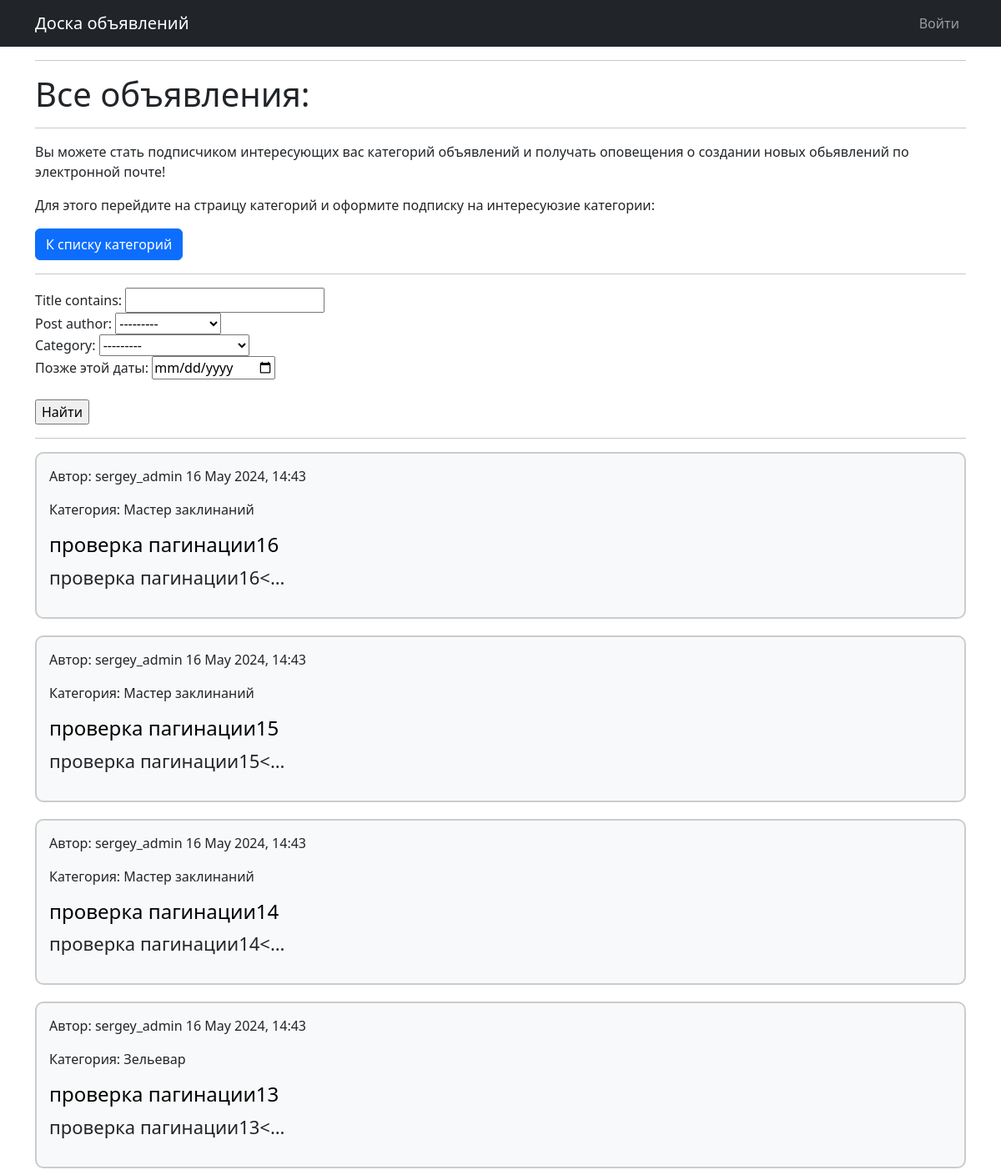
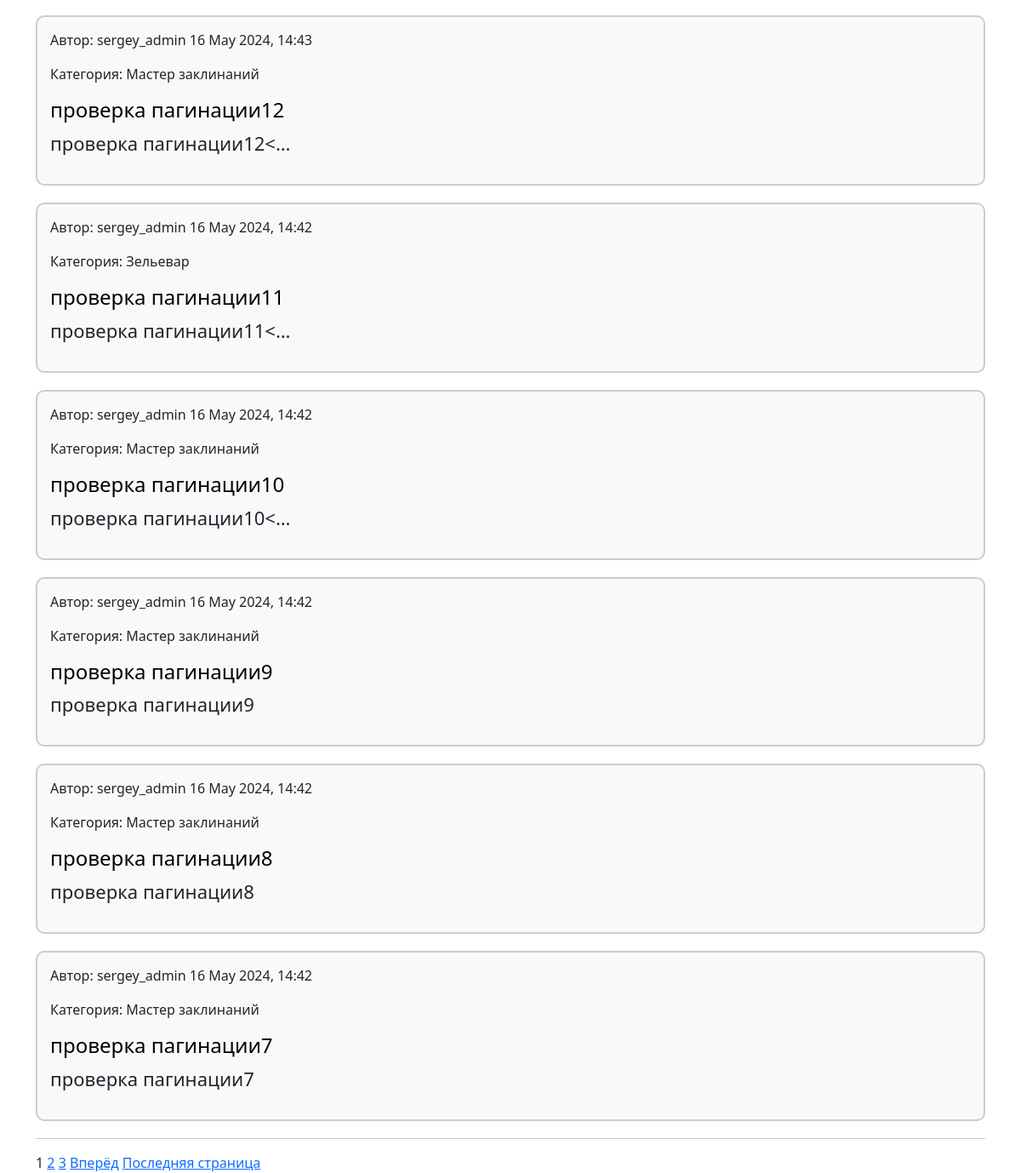
The app's page /posts/, older data (2 pictures, top to bottom).
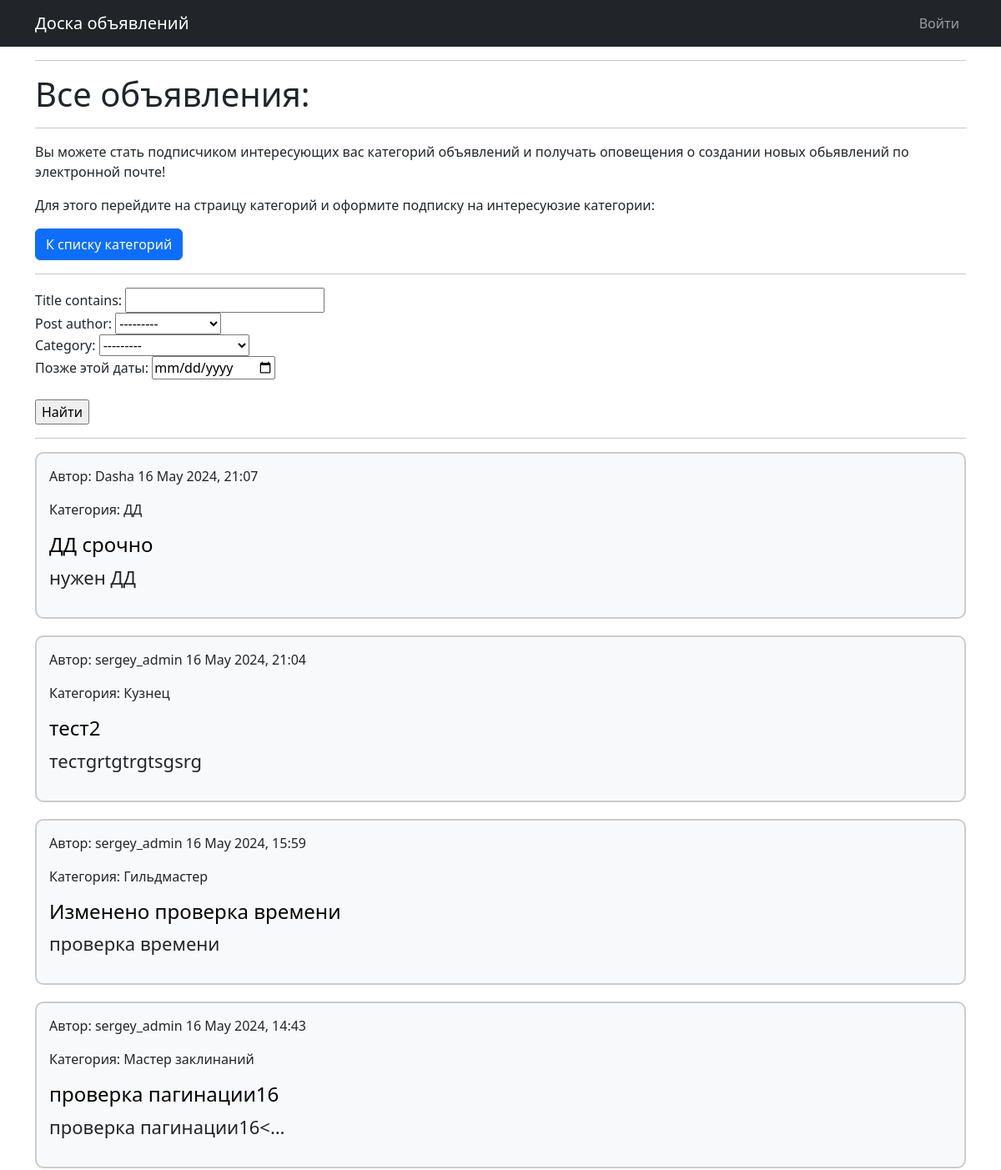
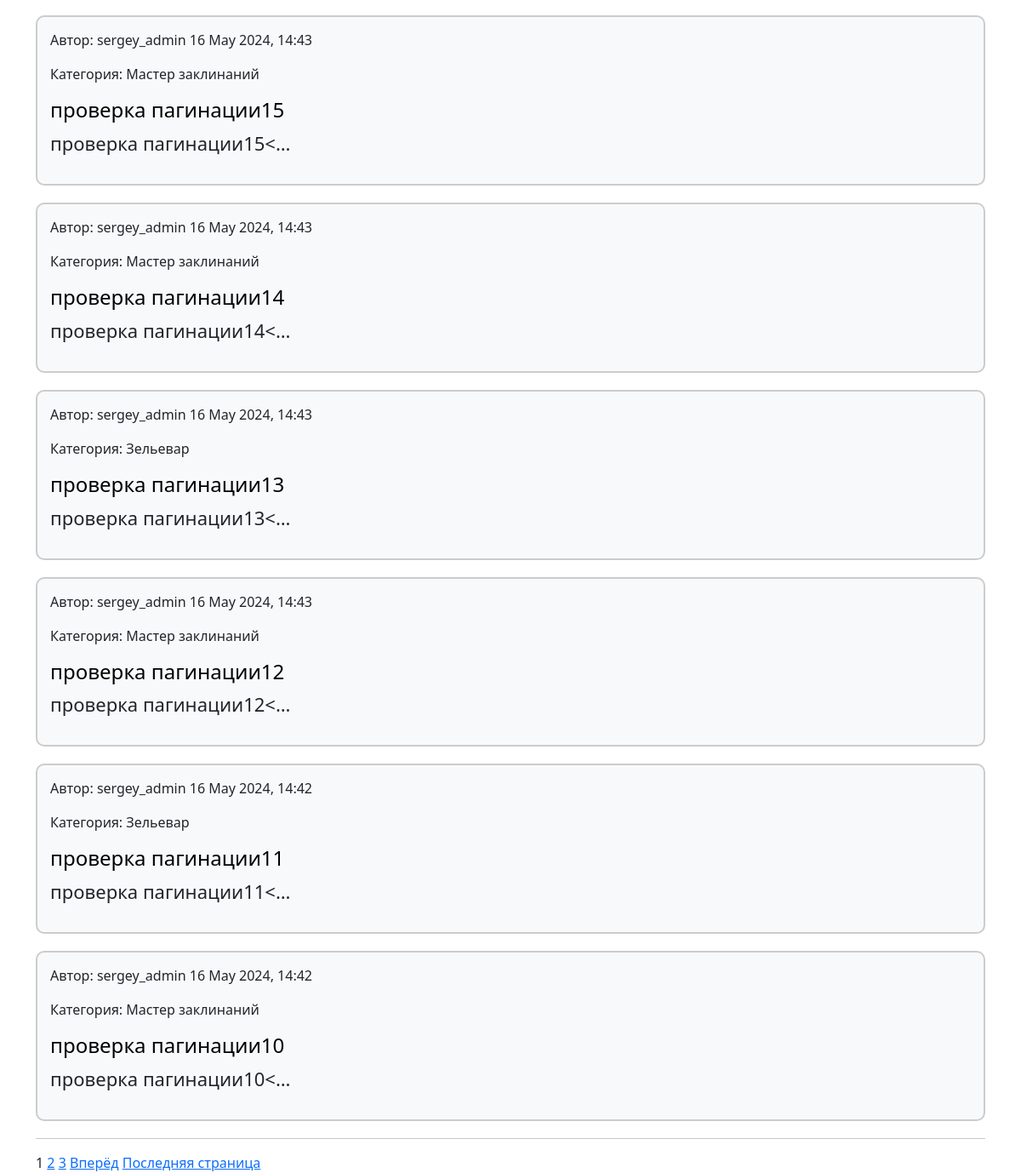
The same page, newer data (2 pictures, top to bottom).
### message_board/models.py (models this page shows, shortened)
class Post(models.Model):
    post_author = models.ForeignKey(User, on_delete=models.CASCADE)
    title = models.CharField(max_length=255)
    text = RichTextUploadingField()
    date = models.DateTimeField(auto_now=True)#обновляет метку каждый раз при изменении (сохранении) строки в базе
    category = models.ForeignKey(Category, on_delete=models.CASCADE)

class User(AbstractUser):
    code = models.CharField(max_length=15, blank=True, null=True)

class Category(models.Model):
    dd = 'ДД'
    tk = 'Танк'
    hl = 'Хил'
    tr = 'Торговец'
    gm = 'Гильдмастер'
    qg = 'Квестгивер'
    bs = 'Кузнец'
    tn = 'Кожевник'
    pm = 'Зельевар'
    sm = 'Мастер заклинаний'
    CATEGORY_TYPES = [
        (dd, 'DAMAGEDILLER'),
        (tk, 'TANK'),
        (hl, 'HEALER'),
        (tr, 'TRADER'),
        (gm, 'GILDMASTER'),
        (qg, 'QUESTGIVER'),
        (bs, 'BLACKSMITH'),
        (tn, 'TANNER'),
        (pm, 'POTIONMAKER'),
        (sm, 'SPELLMASTER'),
    ]
    name = models.CharField(max_length=17, choices=CATEGORY_TYPES)
    subscribers = models.ManyToManyField(User, blank=True, null=True, related_name='categories')
    def __str__(self):
        return self.name.title()

### message_board/views.py (the view)
# urls.py: path('', PostList.as_view(), name='posts_list'),
class PostList(ListView):
    model = Post
    template_name = 'all_posts.html'
    context_object_name = 'posts'
    paginate_by = 10
    queryset = Post.objects.all().order_by('-date')
    def get_queryset(self):
        queryset = super().get_queryset()
        self.filterset = PostFilter(self.request.GET, queryset)
        if self.request.GET:
            return self.filterset.qs
        return Post.objects.all().order_by('-date')
    def get_context_data(self, **kwargs):
        context = super().get_context_data(**kwargs)
        context['filter'] = self.filterset
        return context

### message_board/templatetags/custom_tags.py (called while the page is built)
@register.simple_tag(takes_context=True)
def url_replace(context, **kwargs):
   d = context['request'].GET.copy()
   for k, v in kwargs.items():
       d[k] = v
   return d.urlencode()

### templates/all_posts.html (shortened to what this page needs)
{% extends 'flatpages/default.html' %}
{% load custom_tags %}
{% block title %}
<hr>
<h1 class="page-title">Все объявления:</h1>
<hr>
{% endblock title %}
{% block content %}
    <p>Вы можете стать подписчиком интересующих вас категорий объявлений и получать оповещения о создании новых обьявлений по электронной почте!</p>
    <p>Для этого перейдите на страицу категорий и оформите подписку на интересуюзие категории:</p>
    <a class="btn btn-primary", href="{% url 'category_list' %}">К списку категорий</a>
    <hr>
    <form method="GET">
        {{ filter.form }}
        <br>
        <input type="submit" value="Найти">
    </form>
    <hr>
    {% for post in posts %}
        <div style="border: 2px solid #ccc; border-radius: 10px; padding: 15px; margin-bottom: 20px; background-color: #f8f9fa;">
            <p>Автор: {{ post.post_author }}  {{ post.date|date:"d E Y, H:i" }}</p>
            <p>Категория: {{ post.category.name }} </p>
            <h4><a href="{% url 'post_detail' post.pk %}" style="text-decoration: none; color: black;">{{ post.title }}</a></h4>
            <span style="font-size: 22px;">{{ post.text|truncatechars:25|safe }}</span>
        </div>
    {% endfor %}
<hr>
{% if is_paginated %}
    {% for num in page_obj.paginator.page_range %}
        {% if page_obj.number == num %}
            <a>{{ num }}</a>
        {% elif num > page_obj.number|add:'-3' and num < page_obj.number|add:'3' %}
            <a href="?{% url_replace page=num %}">{{ num }}</a>
        {% endif %}
    {% endfor %}
    {% if page_obj.has_next %}
        <a href="?{% url_replace page=page_obj.next_page_number %}">Вперёд</a>
        <a href="?{% url_replace page=page_obj.paginator.num_pages %}">Последняя страница</a>
    {% endif %}
{% endif %}
{% endblock content %}

### templates/flatpages/default.html (shortened to what this page needs)
<!DOCTYPE html>
<html lang="en">
    <head>
        {% load static %}
        <link href="{% static 'css/styles.css' %}" rel="stylesheet" />
    </head>
    <body>
        <nav class="navbar navbar-expand-lg navbar-dark bg-dark">
            <div class="container">
                <a class="navbar-brand" href="{% url 'posts_list' %}">Доска объявлений</a>
                <div class="collapse navbar-collapse" id="navbarSupportedContent">
                    <ul class="navbar-nav ms-auto mb-2 mb-lg-0">
                        {% if user.is_authenticated %}
                            <li class="nav-item"><a class="nav-link" href="{% url 'post_create' %}">Добавить объявление</a></li>
                            <li class="nav-item"><a class="nav-link" href="{% url 'logout' %}">Выйти</a></li>
                            <a class="nav-link" id="navbarDropdown" href="{% url 'profile' %}" role="button" data-bs-toggle="dropdown" aria-expanded="false">Профиль {{ request.user.username }}</a>
                        {% else %}
                            <li class="nav-item"><a class="nav-link" href="{% url 'profile' %}">Войти</a></li>
                        {% endif %}
                    </ul>
                </div>
            </div>
        </nav>
        <div class="container">
            <div class="row">
                <div class="col-lg-12 ">
                    {% block title %}{%endblock title %}
                    {% block content %}{% endblock content %}
                </div>
            </div>
        </div>
    </body>
</html>

Row changes from the older to the newer data that the page shows:
no longer on this page (row unchanged): Post: post_author "sergey_admin", date "16 May 2024, 14:42", category.name "Мастер заклинаний", title "проверка пагинации9", text "проверка пагинации9"
no longer on this page (row unchanged): Post: post_author "sergey_admin", date "16 May 2024, 14:42", category.name "Мастер заклинаний", title "проверка пагинации8", text "проверка пагинации8"
no longer on this page (row unchanged): Post: post_author "sergey_admin", date "16 May 2024, 14:42", category.name "Мастер заклинаний", title "проверка пагинации7", text "проверка пагинации7"
added Post: post_author "Dasha", date "16 May 2024, 21:07", category.name "ДД", title "ДД срочно", text "нужен ДД"
added Post: post_author "sergey_admin", date "16 May 2024, 21:04", category.name "Кузнец", title "тест2", text "тестgrtgtrgtsgsrg"
added Post: post_author "sergey_admin", date "16 May 2024, 15:59", category.name "Гильдмастер", title "Изменено проверка времени", text "проверка времени"
